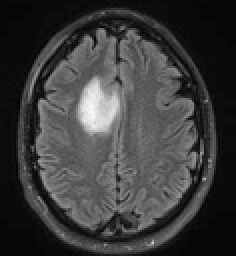
%> input picture data/brain_tumor.png, 118 x 128 px, shrunk from 363 x 393 before the run (shown 2 times larger)
$ octave main.m   (GNU Octave 9; MATLAB toolbox functions it lacks are replaced by stand-ins)
%> lines starting %> are read from the running program, lines starting %| are printed output that depends on the picture
%% Trilateral Filtering for Biomedical Images
% By Claudio Alkazzi: 2096201
%
% Summary:
% This program takes an image of a brain containing a tumor and corrupts it
% with different levels of noise. It then performs bilateral and trilateral
% filtering on all the noisy images and plots the MSE for each filter and
% for each level of noise.
%
% Outputs:
%   - A plot of the MSE
%   - The resulting images in a folder called data. This folder already
%   contains the output of the code. Running this code again will override
%   the existing files.
%
% User-defined Functions:
%   - bilateralFilter.m: Perfors bilateral filtering on an input image.
%   - trilateralFilter.m: Performs trilateral filtering on an input image.
%   - getOrientationFilters.m: Helper function for
%   getLocalOrientationEnergy.m
%   - getLocalOrientationEnergy: Helper function for trilateralFilter.m
%
%% Preprocess Input Image
src = imread('../data/brain_tumor.png');
%> src is the input picture: size 128x118x3 uint8; mean R, G, B 59.9, 59.9, 59.8
if size(src,3) == 3
    src = rgb2gray(src);
%> src: size 128x118 uint8
end
src = im2double(src);
%> src: size 128x118 double
img = src;  % Image without noise
% Variance of the Gaussian noise
noise = [0.01, 0.02, 0.03, 0.05, 0.1];
mse = zeros(3,length(noise));

%% Perform Bilateral and Trilateral Filtering
for count = 1:length(noise)
    % Corrupt image with noise and output to jpg image
    src = imnoise(img,'gaussian',0,noise(count));
    filename = strcat('src_',num2str(noise(count)),'.jpg');
    filepath = strcat('../data/output/',filename);
    imwrite(src,filepath);

    % Bilateral Filter
    dst = src;
    for i=1:3
        dst = bilateralFilter(dst, 5, 16, 0.2);
    end
    filename = strcat('bf_',num2str(noise(count)),'.jpg');
    filepath = strcat('../data/output/',filename);
    imwrite(dst,filepath);

    % Trilateral Filter
    dst1 = src;
    for i=1:3
        dst1 = trilateralFilter(dst1, 3, 8, 0.2, 0.2);
    end
    filename = strcat('tf_',num2str(noise(count)),'.jpg');
    filepath = strcat('../data/output/',filename);
    imwrite(dst1,filepath);

    % MSE Calculation
    % Store MSE for noisy image, bilateral filter, and trilateral filter
    % compared to original image.
    mse(:,count) = [immse(src,img) immse(dst,img) immse(dst1,img)];
end
%> this loop made 5 passes
%> pass 1, `src = imnoise(img,'gaussian',0,noise(count));`:
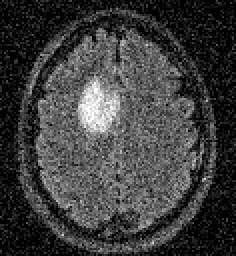
%> src: size 128x118 double (shown 2 times larger); min 0, max 1, mean 0.244
%> pass 1, `imwrite(dst,filepath);`:
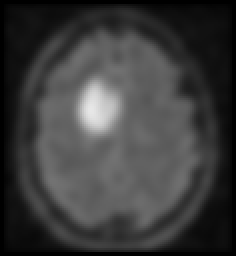
%> saved as bf_0.01.jpg: size 128x118 uint8 (shown 2 times larger); min 0, max 231, mean 60.3
%> pass 1, `imwrite(dst1,filepath);`:
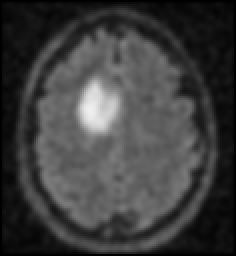
%> saved as tf_0.01.jpg: size 128x118 uint8 (shown 2 times larger); min 0, max 238, mean 62
%> after the loop, mse = [0.00813 0.016 0.0225 0.0355 0.0643; 0.00464 0.00505 0.00549 0.00617 0.0085; 0.00269 0.00339 0.00403 0.00537 0.00936]

%% Plot MSE Curves
figure, hold on
for i = 1:3
    plot(noise,mse(i,:));
end
title('MSE');
xlabel('Variance of Gaussian Noise');
ylabel('MSE value');
legend('Noisy Image', 'BF', 'TF');
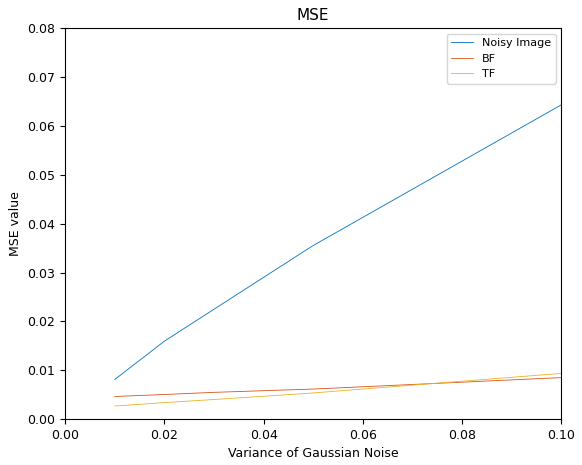
%> figure redrawn from the program's plot data
hold off
